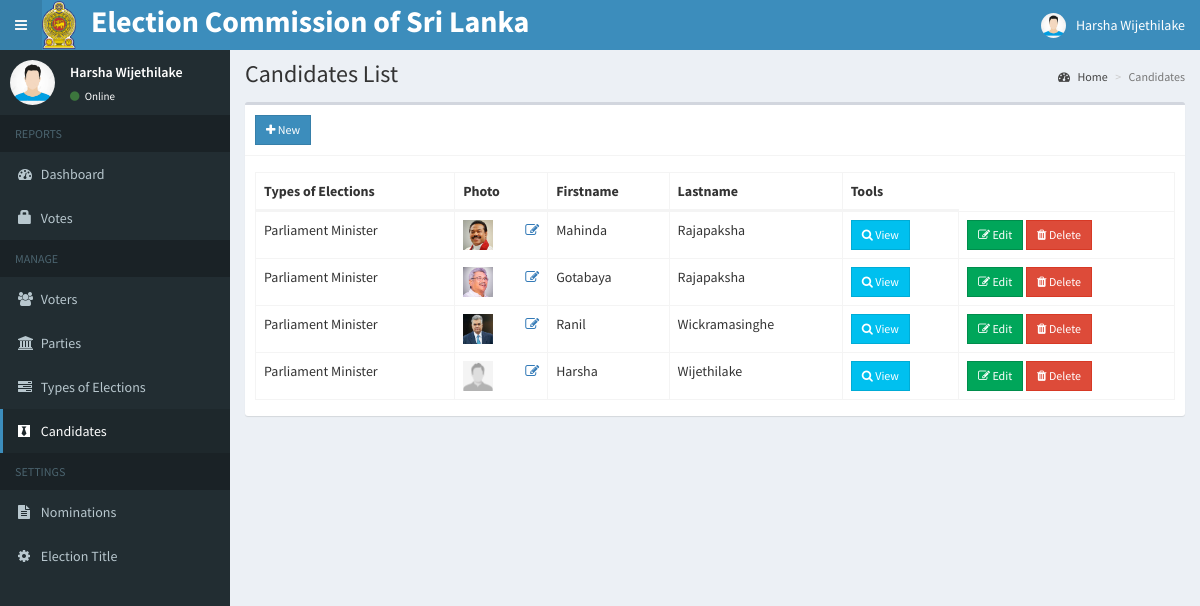
Screenshot of /admin/candidates.php (signed in) with the database file from the repository.
### tables this page shows
CREATE TABLE `candidates` (
  `id` int(11) NOT NULL,
  `position_id` int(11) NOT NULL,
  `firstname` varchar(30) NOT NULL,
  `lastname` varchar(30) NOT NULL,
  `photo` varchar(150) NOT NULL,
  `platform` text NOT NULL,
  `party_id` varchar(255) DEFAULT NULL,
  `nic` varchar(12) DEFAULT NULL,
  `address` varchar(255) DEFAULT NULL,
  `division` varchar(255) DEFAULT NULL
);

CREATE TABLE `positions` (
  `id` int(11) NOT NULL,
  `description` varchar(50) NOT NULL,
  `max_vote` int(11) NOT NULL,
  `priority` int(11) NOT NULL
);

### admin/includes/session.php (called while the page is built, shortened)
<?php
	include 'includes/conn.php';
	$sql = "SELECT * FROM admin WHERE id = '".$_SESSION['admin']."'";
	$query = $conn->query($sql);
	$user = $query->fetch_assoc();
?>

### admin/candidates.php (the view, shortened to what this page needs)
<?php include 'includes/session.php'; ?>
<?php include 'includes/header.php'; ?>
<body class="hold-transition skin-blue sidebar-mini">
<div class="wrapper">
  <?php include 'includes/navbar.php'; ?>
  <?php include 'includes/menubar.php'; ?>
  <div class="content-wrapper">
    <section class="content-header">
      <h1>
        Candidates List
      </h1>
      <ol class="breadcrumb">
        <li><a href="#"><i class="fa fa-dashboard"></i> Home</a></li>
        <li class="active">Candidates</li>
      </ol>
    </section>
    <section class="content">
      <div class="row">
        <div class="col-xs-12">
          <div class="box">
            <div class="box-header with-border">
              <a href="#addnew" data-toggle="modal" class="btn btn-primary btn-sm btn-flat"><i class="fa fa-plus"></i> New</a>
            </div>
            <div class="box-body">
              <table id="example1" class="table table-bordered">
                <thead>
                  <th>Types of Elections</th>
                  <th>Photo</th>
                  <th>Firstname</th>
                  <th>Lastname</th>
                  <th>Tools</th>
                </thead>
                <tbody>
                  <?php
                    $sql = "SELECT *, candidates.id AS canid FROM candidates LEFT JOIN positions ON positions.id=candidates.position_id ORDER BY positions.priority ASC";
                    $query = $conn->query($sql);
                    while($row = $query->fetch_assoc()){
                      $image = (!empty($row['photo'])) ? '../images/'.$row['photo'] : '../images/profile.jpg';
                      echo "
                        <tr>
                          <td class='hidden'></td>
                          <td>".$row['description']."</td>
                          <td>
                            <img src='".$image."' width='30px' height='30px'>
                            <a href='#edit_photo' data-toggle='modal' class='pull-right photo' data-id='".$row['canid']."'><span class='fa fa-edit'></span></a>
                          </td>
                          <td>".$row['firstname']."</td>
                          <td>".$row['lastname']."</td>
                          <td><a href='#platform' data-toggle='modal' class='btn btn-info btn-sm btn-flat platform' data-id='".$row['canid']."'><i class='fa fa-search'></i> View</a></td>
                          <td>
                            <button class='btn btn-success btn-sm edit btn-flat' data-id='".$row['canid']."'><i class='fa fa-edit'></i> Edit</button>
                            <button class='btn btn-danger btn-sm delete btn-flat' data-id='".$row['canid']."'><i class='fa fa-trash'></i> Delete</button>
                          </td>
                        </tr>
                      ";
                    }
                  ?>
                </tbody>
              </table>
            </div>
          </div>
        </div>
      </div>
    </section>
  </div>
</div>
</body>
</html>

### admin/includes/header.php (shortened to what this page needs)
<!DOCTYPE html>
<html>
<head>
  	<link rel="stylesheet" href="../bower_components/bootstrap/dist/css/bootstrap.min.css">
    <link rel="stylesheet" href="../plugins/iCheck/all.css">
  	<link rel="stylesheet" href="../bower_components/font-awesome/css/font-awesome.min.css">
  	<link rel="stylesheet" href="../dist/css/AdminLTE.min.css">
    <link rel="stylesheet" href="../bower_components/datatables.net-bs/css/dataTables.bootstrap.min.css">
    <link rel="stylesheet" href="../bower_components/bootstrap-daterangepicker/daterangepicker.css">
    <link rel="stylesheet" href="../plugins/timepicker/bootstrap-timepicker.min.css">
    <link rel="stylesheet" href="../bower_components/bootstrap-datepicker/dist/css/bootstrap-datepicker.min.css">
    <link rel="stylesheet" href="dist/chart/style.css">
    <link rel="stylesheet" href="../dist/css/skins/_all-skins.min.css">
</head>

### admin/includes/navbar.php (shortened to what this page needs)
<header class="main-header">
  <nav class="navbar navbar-static-top">
    <a href="#" class="sidebar-toggle" data-toggle="push-menu" role="button">
    </a>
    <img src="images/gov_logo.png" class="main_logo"/>
    <a href="#" class="main-heade">
    <span class="logo-lg"><span style="color: white; font-size: 30px;"><b>Election Commission of Sri Lanka</b></span>
    </a>
    <div class="navbar-custom-menu">
      <ul class="nav navbar-nav">
        <li class="dropdown user user-menu">
          <a href="#" class="dropdown-toggle" data-toggle="dropdown">
            <img src="<?php echo (!empty($user['photo'])) ? '../images/'.$user['photo'] : '../images/profile.jpg'; ?>" class="user-image" alt="User Image">
            <span class="hidden-xs"><?php echo $user['firstname'].' '.$user['lastname']; ?></span>
          </a>
        </li>
      </ul>
    </div>
  </nav>
</header>

### admin/includes/menubar.php (shortened to what this page needs)
<aside class="main-sidebar">
  <section class="sidebar">
    <div class="user-panel">
      <div class="pull-left image">
        <img src="<?php echo (!empty($user['photo'])) ? '../images/'.$user['photo'] : '../images/profile.jpg'; ?>" class="img-circle" alt="User Image">
      </div>
      <div class="pull-left info">
        <p><?php echo $user['firstname'].' '.$user['lastname']; ?></p>
        <a><i class="fa fa-circle text-success"></i> Online</a>
      </div>
    </div>
    <ul class="sidebar-menu" data-widget="tree">
      <li class="header">REPORTS</li>
      <li class=""><a href="home.php"><i class="fa fa-dashboard"></i> <span>Dashboard</span></a></li>
      <li class=""><a href="votes.php"><span class="glyphicon glyphicon-lock"></span> <span>Votes</span></a></li>
      <li class="header">MANAGE</li>
      <li class=""><a href="voters.php"><i class="fa fa-users"></i> <span>Voters</span></a></li>
      <li class=""><a href="parties.php"><i class="fa fa-institution"></i> <span>Parties</span></a></li>
      <li class=""><a href="positions.php"><i class="fa fa-tasks"></i> <span>Types of Elections</span></a></li>
      <li class=""><a href="candidates.php"><i class="fa fa-black-tie"></i> <span>Candidates</span></a></li>
      <li class="header">SETTINGS</li>
      <li class=""><a href="ballot.php"><i class="fa fa-file-text"></i> <span>Nominations</span></a></li>
      <li class=""><a href="#config" data-toggle="modal"><i class="fa fa-cog"></i> <span>Election Title</span></a></li>
    </ul>
  </section>
</aside>

### rows the page displays
candidates: position.description "Parliament Minister", photo (picture), firstname "Mahinda", lastname "Rajapaksha"
candidates: position.description "Parliament Minister", photo (picture), firstname "Gotabaya", lastname "Rajapaksha"
candidates: position.description "Parliament Minister", photo (picture), firstname "Ranil", lastname "Wickramasinghe"
candidates: position.description "Parliament Minister", shows a picture, firstname "Harsha", lastname "Wijethilake"

### other values shown
$user['firstname'] "Harsha"
$user['lastname'] "Wijethilake"
